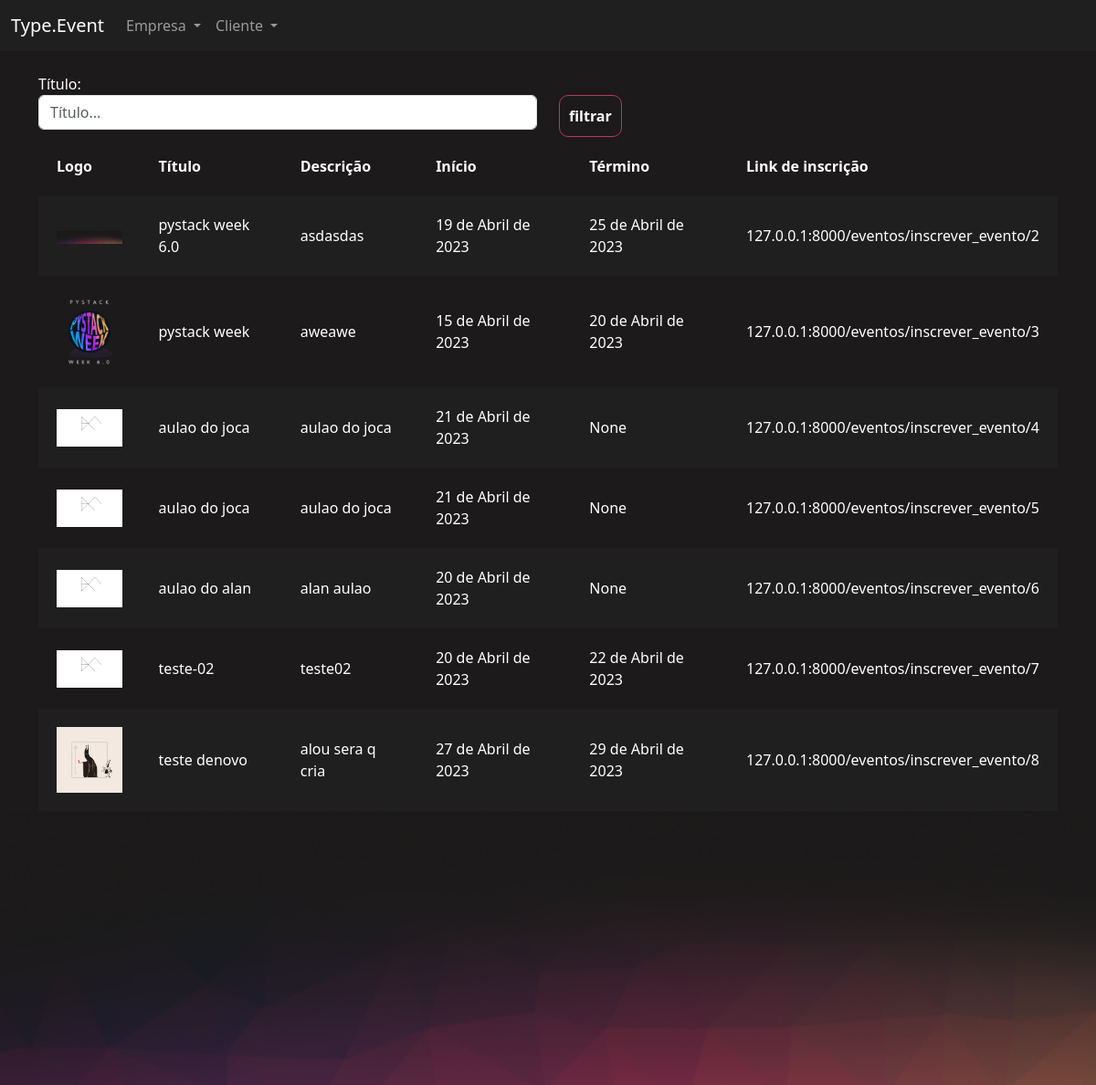
The page /eventos/gerenciar_evento/ (signed in) on the database its author committed.
### eventos/models.py (models this page shows, shortened)
class Evento(models.Model):
    criador = models.ForeignKey(
        User, on_delete=models.DO_NOTHING, null=True, blank=True
    )
    nome = models.CharField(max_length=200)
    descricao = models.TextField()
    data_inicio = models.DateField()
    data_termino = models.DateField()
    carga_horaria = models.IntegerField()
    logo = models.ImageField(upload_to="logos")
    participantes = models.ManyToManyField(
        User, related_name="evento_participante", null=True, blank=True
    )
    cor_principal = models.CharField(max_length=7)
    cor_secundaria = models.CharField(max_length=7)
    cor_fundo = models.CharField(max_length=7)

### eventos/views.py (the view)
# urls.py: path('gerenciar_evento/', views.gerenciar_evento, name="gerenciar_evento"),
@login_required
def gerenciar_evento(request):
    if request.method == "GET":
        nome = request.GET.get('nome')
        eventos =  Evento.objects.filter(criador=request.user)
        if nome:
            eventos = eventos.filter(nome__contains=nome)
        return render (request,'gerenciar_evento.html',{'eventos': eventos })

### eventos/templates/gerenciar_evento.html (shortened to what this page needs)
{% extends "bases/base_evento.html" %}
{% load static %}
{% block 'importacoes' %}
    <link href="{% static 'evento/css/gerenciar_evento.css' %}" rel="stylesheet">
{% endblock %}
{% block 'conteudo' %}
    <div class="container">
        <br>
        <div class="row">
            <div class="col-md">
                <form action="{% url 'gerenciar_evento'%}" method="GET">
                <label>Título:</label>
                <input type="text" placeholder="Título..." class="form-control" name="nome">
            </div>
            <div class="col-md">
                <br>
                <input type="submit" class="btn-principal" value="filtrar">
            </div>
        </div>
        <table>
            <tr>
                <th>Logo</th>
                <th>Título</th>
                <th>Descrição</th>
                <th>Início</th>
                <th>Término</th>
                <th>Link de inscrição</th>
            </tr>
            {% for evento in eventos %}
                <tr class="{% cycle 'linha' 'linha2' %}">
                    <td width="10%"><a href="{% url 'participantes_evento' evento.id %}"><img width="100%" src="/media/{{evento.logo}}"></a></td>
                    <td>{{evento.nome}}</td>
                    <td>{{evento.descricao}}</td>
                    <td>{{evento.data_inicio}}</td>
                    <td>{{evento.data_termino}}</td>
                    <td>127.0.0.1:8000/eventos/inscrever_evento/{{evento.id}}</td>
                </tr>
            {% endfor %}
        </table>
    </div>
{% endblock %}

### templates/bases/base_evento.html (shortened to what this page needs)
{% extends 'bases/base.html' %}
{% load static %}
{% block 'head' %}
    {% block 'importacoes' %}{% endblock %}
    <link href="{% static 'evento/css/evento.css' %}" rel="stylesheet">
    <link href="{% static 'usuarios/css/usuarios.css' %}" rel="stylesheet">
{% endblock %}
{% block 'body' %}
    <nav class="navbar navbar-expand-lg bg-body-tertiary navbar-color" data-bs-theme="dark">
        <div class="container-fluid">
            <a class="navbar-brand" href="#">Type.Event</a>
            <div class="collapse navbar-collapse" id="navbarNavDropdown">
            <ul class="navbar-nav">
                <li class="nav-item dropdown">
                    <a class="nav-link dropdown-toggle" href="#" role="button" data-bs-toggle="dropdown" aria-expanded="false">
                        Empresa
                    </a>
                </li>
                <li class="nav-item dropdown">
                    <a class="nav-link dropdown-toggle" href="#" role="button" data-bs-toggle="dropdown" aria-expanded="false">
                        Cliente
                    </a>
                </li>
            </ul>
            </div>
        </div>
    </nav>
    <div style="min-height: 60vh">
        {% block 'conteudo' %}
        {% endblock %}
    </div>
    <div class="fundo-pagina">
    </div>
{% endblock %}

### templates/bases/base.html (shortened to what this page needs)
{% load static %}
<!doctype html>
<html lang="en">
  <head>
    <link href="{% static 'geral/css/base.css' %}" rel="stylesheet">
    <link href="https://cdn.jsdelivr.net/npm/bootstrap@5.3.0-alpha1/dist/css/bootstrap.min.css" rel="stylesheet">
    {% block 'head' %}{% endblock %}
  </head>
  <body>
    {% block 'body' %}{% endblock %}
  </body>
</html>

### templates/static/geral/css/base.css (style rules this page uses)
body { color: white !important; }
:root { --main-color: #201F1F; --dark-color: #1C1A1A; --contrast-color: #BE375F; --differential-color: #ED8554; }

### templates/static/evento/css/gerenciar_evento.css (style rules this page uses)
table { width: 100%; padding: 20px; }
.linha { height: 40px; background-color: var(--main-color); padding: 20px; }
td, th { padding: 20px; }

### templates/static/evento/css/evento.css (style rules this page uses)
.navbar-color { background-color: #201F1F !important; }
body { background-color: #1C1A1A; }
.fundo-pagina { background-image: url('/static/evento/img/fundo_pagina.png'); height: 300px; background-size: cover; }

### templates/static/usuarios/css/usuarios.css (style rules this page uses)
.btn-principal { background-color: transparent; border: 1px solid var(--contrast-color); color: white; padding: 10px; border-radius: 10px; font-weight: bold; }

### rows shown on the page
Evento: logo (picture), nome "pystack week 6.0", descricao "asdasdas", data_inicio "19 de Abril de 2023", data_termino "25 de Abril de 2023", id "2"
Evento: logo (picture), nome "pystack week", descricao "aweawe", data_inicio "15 de Abril de 2023", data_termino "20 de Abril de 2023", id "3"
Evento: logo (picture), nome "aulao do joca", descricao "aulao do joca", data_inicio "21 de Abril de 2023", data_termino "None", id "4"
Evento: logo (picture), nome "aulao do joca", descricao "aulao do joca", data_inicio "21 de Abril de 2023", data_termino "None", id "5"
Evento: logo (picture), nome "aulao do alan", descricao "alan aulao", data_inicio "20 de Abril de 2023", data_termino "None", id "6"
Evento: logo (picture), nome "teste-02", descricao "teste02", data_inicio "20 de Abril de 2023", data_termino "22 de Abril de 2023", id "7"
Evento: logo (picture), nome "teste denovo", descricao "alou sera q cria", data_inicio "27 de Abril de 2023", data_termino "29 de Abril de 2023", id "8"
